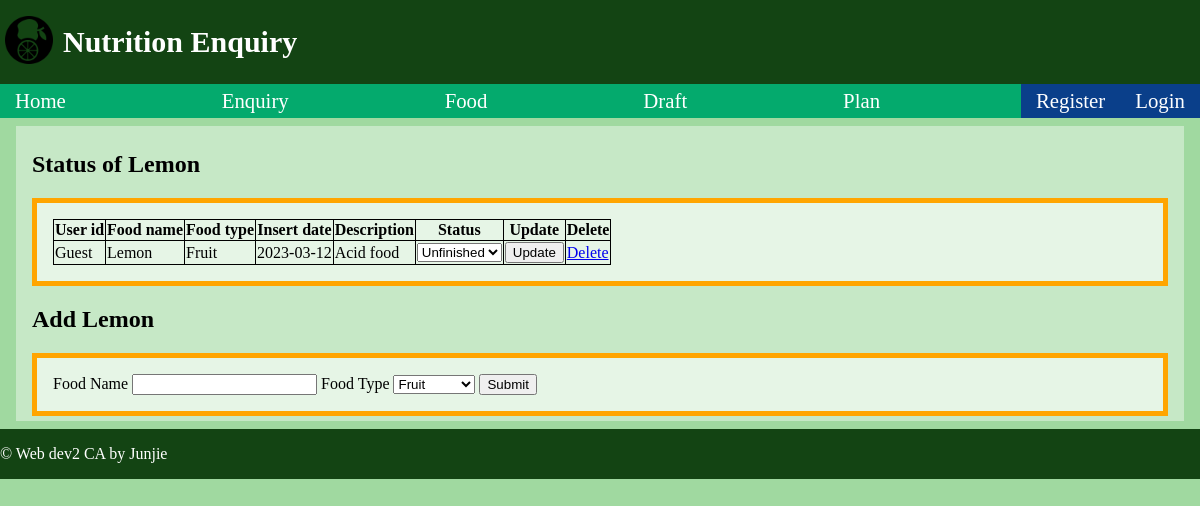
Screenshot of /food_update/1 with the database file from the repository.
### tables this page shows
CREATE TABLE foods_not
(
    order_id INTEGER PRIMARY KEY AUTOINCREMENT,
    user_id TEXT,
    food_name TEXT,
    food_type TEXT,
    insert_date DATE,
    guest_description TEXT,
    status TEXT
);

### app.py (the view, shortened to what this page needs)
@app.route("/food_update/<order_id>",methods=["GET","POST"])
def food_update(order_id):
    db = get_db()
    form = AddNewFoodForm()
    account_id=""
    if g.user_type:
        if g.user_id:
            account_id = session["user_id"]
        else:
            account_id = session["admin_id"]
    status_dict = db.execute("""SELECT * FROM foods_not WHERE order_id=?;""",(order_id,)).fetchone()
    foods = db.execute("""SELECT * FROM nutrition AS n
                                        JOIN gigl_table AS g
                                        ON n.food_name = g.food_name
                                        """).fetchall()
    if form.update.data:
        status = form.status.data
        db.execute("""UPDATE foods_not SET status=? WHERE order_id=?;""",(status,order_id,))
        db.commit()
        form.status.data = status_dict["status"]
        return redirect(url_for("food_update",order_id=order_id))
    form.status.data = status_dict["status"]
    return render_template("food_update.html",account_id=account_id,title="Status",status_dict=status_dict,form=form,foods=foods)

### forms.py
class AddNewFoodForm(FlaskForm):
    food_name = StringField(validators = [InputRequired()])
    food_type = SelectField("Food Type",
                            choices=["Fruit","Meat","Vegetable",
                                     "Seafood","Legume"])
    status = SelectField(choices=["Unfinished","Finish","Give Up"])
    update = SubmitField()
    submit= SubmitField()

### app.py (called while the page is built)
@app.before_request
def logged_in_user():
    g.user_type = session.get("user_type",None)
    g.user_id = session.get("user_id", None)
    g.admin_id = session.get("admin_id", None)

### database.py (called while the page is built)
def get_db():
    if "db" not in g:
        g.db = sqlite3.connect(DATABASE,
            detect_types=sqlite3.PARSE_DECLTYPES
        )
        g.db.row_factory = sqlite3.Row
    return g.db

### templates/food_update.html (shortened to what this page needs)
{% extends 'base.html' %}
{% block main_content %}
    <section class="block_base">
        <h1>Status of {{status_dict["food_name"]}}</h1>
        <section class="block_detail">
            <article>
                <form method="Post" action="" novalidate>
                    <table>
                        <tr>
                            <th>User id</th>
                            <th>Food name</th>
                            <th>Food type</th>
                            <th>Insert date</th>
                            <th>Description</th>
                            <th>Status</th>
                            <th>Update</th>
                            <th>Delete</th>
                        </tr>
                        <tr>
                            <td>{{ status_dict["user_id"] }}</td>
                            <td>{{ status_dict["food_name"] }}</td>
                            <td>{{ status_dict["food_type"] }}</td>
                            <td>{{ status_dict["insert_date"] }}</td>
                            <td>{{ status_dict["guest_description"] }}</td>
                            <td>{{ form.status() }}</td>
                            <td>{{ form.update() }}</td>
                            <td>
                                <a href="{{ url_for('food_not_list_delete', order_id=status_dict['order_id'])}}">Delete</a>
                            </td>
                        </tr>
                        </table>
                </form>
            </article>
            <article>
                <h2>Add {{status_dict["food_name"]}}</h2>
                <section>
                    <form action="" method="POST" novalidate>
                        {{ form.food_name.label }}
                        {{ form.food_name() }}
                        {{ form.food_type.label }}
                        {{ form.food_type() }}
                        {{ form.submit() }}
                    </form>
                </section>
            </article>
        </section>
    </section>
{% endblock %}

### static/styles.css (style rules this page uses)
body { margin: 0; padding: 0; display: flex; flex-direction: column; height: 100vh; background-color: #a0d9a0; }
main .block_base { background-color: rgba(255, 255, 255, 0.396); padding-inline: 1em; padding-block: 5px; }
form { padding: 1em; border: solid 5px orange; background-color:rgba(255, 255, 255, 0.561); }
table { border-collapse: collapse; }
th, td { border: 1px solid black; }

### rows the page displays
foods_not: food_name "Lemon", user_id "Guest", food_type "Fruit", insert_date "2023-03-12", guest_description "Acid food", status "Unfinished"
